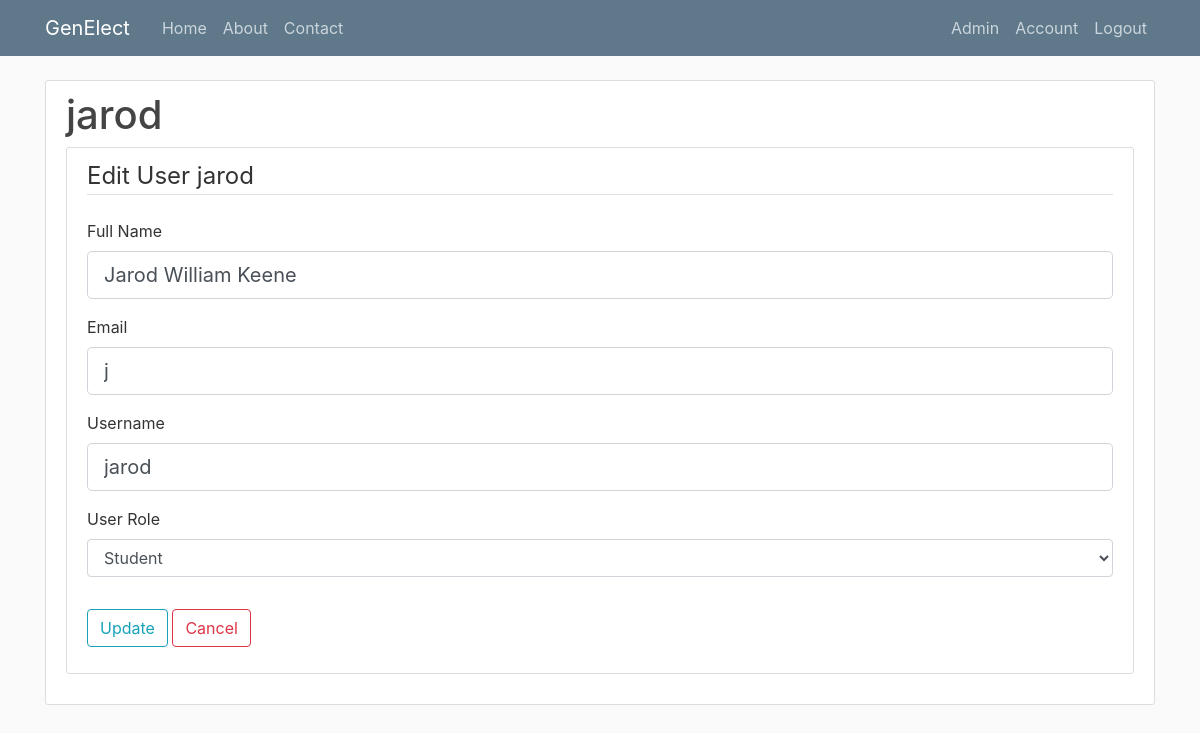
The app's page /edituser/2 (signed in) with its own data.
### genElect/models.py (models this page shows)
class Base(db.Model):
    __abstract__ = True
    id = db.Column(db.Integer, primary_key=True, autoincrement=True)
    date_created = db.Column(db.DateTime, default=db.func.current_timestamp())
    date_modified = db.Column(db.DateTime, default=db.func.current_timestamp(),
            onupdate=db.func.current_timestamp())

class Users(Base, UserMixin):
    __tablename__ = 'users'
    username = db.Column(db.String(100), unique=True)
    full_name = db.Column(db.String(100))
    email = db.Column(db.String(100))
    password = db.Column(db.String(128))

### genElect/__init__.py (the view)
@app.route("/user/<user_id>", methods=['GET', 'POST'])
@app.route("/edituser/<user_id>", methods=['GET', 'POST'])
def edituser(user_id):
    if current_user.is_authenticated and current_user.username == "admin":
        user = Users.query.filter_by(id=int(user_id)).first()
        if user:
            form = UpdateUserForm()
            if form.validate_on_submit():
                user.username = form.username.data
                user.full_name = form.full_name.data
                user.email = form.email.data
                db.session.commit()
                flash("Account Info Updated", 'success')
                return redirect(f'/user/{user_id}')
            elif request.method == 'GET':
                form.full_name.data = user.full_name
                form.email.data = user.email
                form.username.data = user.username
                form.role.data = 'student'
            return render_template('edituser.html', user=user, form=form, title="User Edit")
        else:
            return redirect(url_for('index'))
    else:
        return render_template('denied.html')

### genElect/forms/__init__.py
class UpdateUserForm(FlaskForm):
	full_name = StringField('Full Name', validators=[DataRequired()])
	email = StringField('Email', validators=[DataRequired()])
	username = StringField('Username', validators=[DataRequired()])
	choices = [('student','Student'), ('instructor','Instructor'), ('admin','Admin')]
	role = SelectField('User Role', choices=choices, validators=[Required()])
	submit = SubmitField('Update')

### genElect/__init__.py (called while the page is built)
@login_manager.user_loader
def load_user(user_id):
    return Users.query.get(int(user_id))

### genElect/templates/edituser.html (shortened to what this page needs)
{% extends "layout.html" %}
{% block content %}
<div class="content-section">
  	<div class="media">
    	<div class="media-body">
      		<h2 class="account-heading">{{user.username}}</h2>
    	</div>
  	</div>
  <div class="content-section">
    	<form method="POST" action="">
    		<fieldset class="form-group">
    			<legend class="border-bottom mb-4">Edit User {{user.username}}</legend>
    			<div class="form-group">
    				{{ form.full_name.label(class="form-control-label") }}
                    {% if form.full_name.errors %}
                        {{ form.full_name(class="form-control form-control-lg is-invalid") }}
                        <div class="invalid-feedback">
                            {% for error in form.full_name.errors %}
                                <span>{{ error }}</span>
                            {% endfor%}
                        </div>
                    {% else %}
                        {{ form.full_name(class="form-control form-control-lg") }}
                    {% endif %}
    			</div>
    			<div class="form-group">
    				{{ form.email.label(class="form-control-label") }}
    				{% if form.email.errors %}
                        {{ form.email(class="form-control form-control-lg is-invalid") }}
                        <div class="invalid-feedback">
                            {% for error in form.email.errors %}
                                <span>{{ error }}</span>
                            {% endfor%}
                        </div>
                    {% else %}
                        {{ form.email(class="form-control form-control-lg") }}
                    {% endif %}
    			</div>
    			<div class="form-group">
    				{{ form.username.label(class="form-control-label") }}
    				{% if form.username.errors %}
                        {{ form.username(class="form-control form-control-lg is-invalid") }}
                        <div class="invalid-feedback">
                            {% for error in form.username.errors %}
                                <span>{{ error }}</span>
                            {% endfor%}
                        </div>
                    {% else %}
                        {{ form.username(class="form-control form-control-lg") }}
                    {% endif %}
    			</div>
    			<div class="form-group">
    				{{ form.role.label(class="form-control-label") }}
    				{{ form.role(class="form-control") }}
    			</div>
    		</fieldset>
    		<div class="form-group">
    			{{ form.submit(class="btn btn-outline-info") }}
                <button type="button" onclick="window.location.href = '/allusers'" class="btn btn-outline-danger">Cancel</button>
            </div>
    	</form>
    </div>
</div>
{% endblock content %}

### genElect/static/main.css (style rules this page uses)
body { background: #fafafa; color: #333333; margin-top: 5rem; }
h1, h2, h3, h4, h5, h6 { color: #444444; }
.content-section { background: #ffffff; padding: 10px 20px; border: 1px solid #dddddd; border-radius: 3px; margin-bottom: 20px; }
.account-heading { font-size: 2.5rem; }

### records on screen
Users: username "jarod", full_name "Jarod William Keene", email "j"
